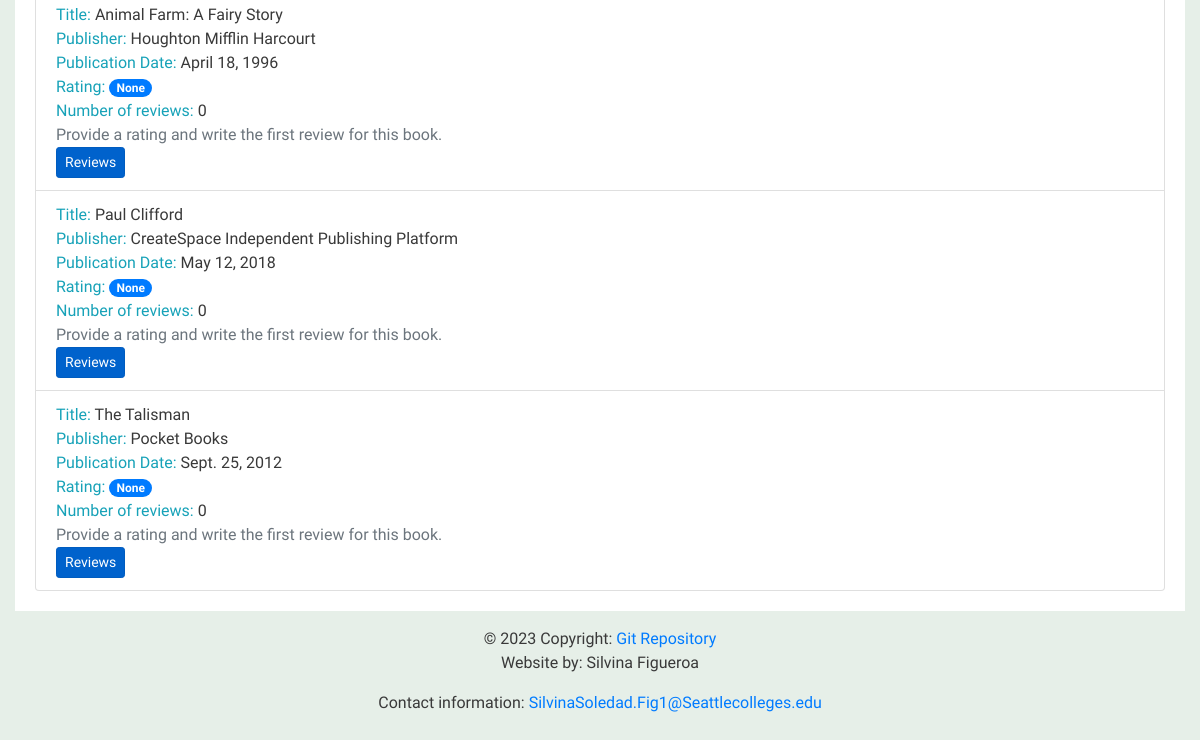
The page /books/ (lower part) on the database as committed earlier.
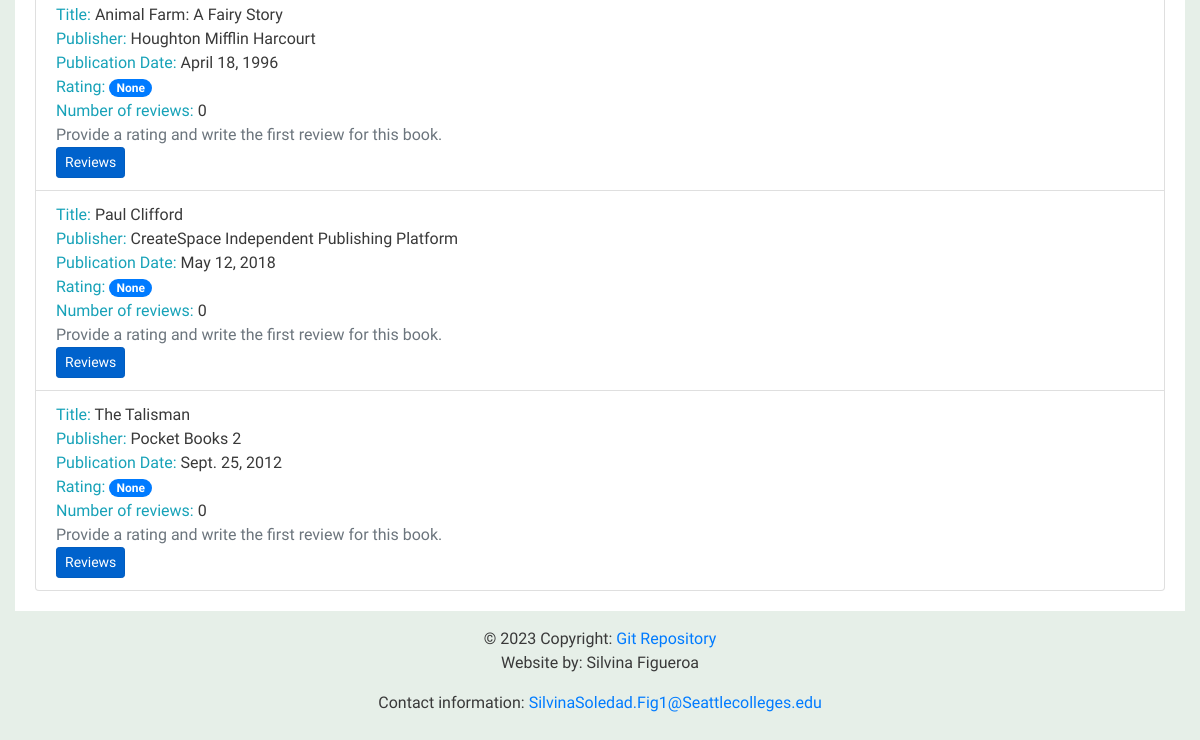
The same page on the database as committed later.
### reviews/models.py (models this page shows, shortened)
class Book(models.Model):
    title = models.CharField(max_length=70,
                             help_text="The title of the book.")
    publication_date = models.DateField(
        verbose_name="Date the book was published.")
    isbn = models.CharField(max_length=20,
                            verbose_name="ISBN number of the book.")
    publisher = models.ForeignKey(Publisher,
                                  on_delete=models.CASCADE)
    contributors = models.ManyToManyField('Contributor',
                                          through="BookContributor")
    cover = models.ImageField(upload_to="book_covers/", null=True, blank=True)
    sample = models.FileField(upload_to="book_samples/", null=True, blank=True)

class Publisher(models.Model):
    name = models.CharField(max_length=50,
                            help_text="The name of the Publisher.")
    website = models.URLField(help_text="The Publisher's website.")
    email = models.EmailField(help_text="The Publisher's email address.")
    def __str__(self):
        return self.name

### reviews/views.py (the view)
# urls.py: path('books/', views.book_list, name='book_list'),
def book_list(request):
    books = Book.objects.all()
    book_list = []
    for book in books:
        reviews = book.review_set.all()
        if reviews:
            book_rating = average_rating([review.rating for review in reviews])
            number_of_reviews = len(reviews)
        else:
            book_rating = None
            number_of_reviews = 0
        book_list.append({'book': book, \
                          'book_rating': book_rating, \
                          'number_of_reviews': number_of_reviews})
    context = {
        'book_list': book_list
    }
    return render(request, 'reviews/books_list.html', context)

### reviews/utils.py (called while the page is built)
def average_rating(rating_list):
    if not rating_list:
        return 0
    return round(sum(rating_list) / len(rating_list))

### reviews/templates/reviews/books_list.html (shortened to what this page needs)
{% extends 'reviews/review_base.html' %}
{% block content %}
<ul class="list-group">
  {% for item in book_list %}
  <li class="list-group-item">
      <span class="text-info">Title: </span> <span>{{ item.book.title }}</span>
      <br>
      <span class="text-info">Publisher: </span><span>{{ item.book.publisher }}</span>
      <br>
      <span class="text-info">Publication Date: </span><span>{{ item.book.publication_date }}</span>
      <br>
      <span class="text-info">Rating: </span><span class="badge badge-primary badge-pill">{{ item.book_rating }}</span>
      <br>
      <span class="text-info">Number of reviews: </span><span>{{ item.number_of_reviews }}</span>
      <br>
      {% if item.book_rating is null %}
      <span class="text-secondary">Provide a rating and write the first review for this book.</span>
      <br>
      {% endif %}
      <a class="btn btn-primary btn-sm active" role="button" aria-pressed="true" href="/book/{{ item.book.id }}/">Reviews</a></li>
  {% endfor %}
</ul>
{% endblock %}

Rows that differ between the two databases and show on the page:
changed through a linked row, Book "The Talisman": book.publisher "Pocket Books" → "Pocket Books 2"
